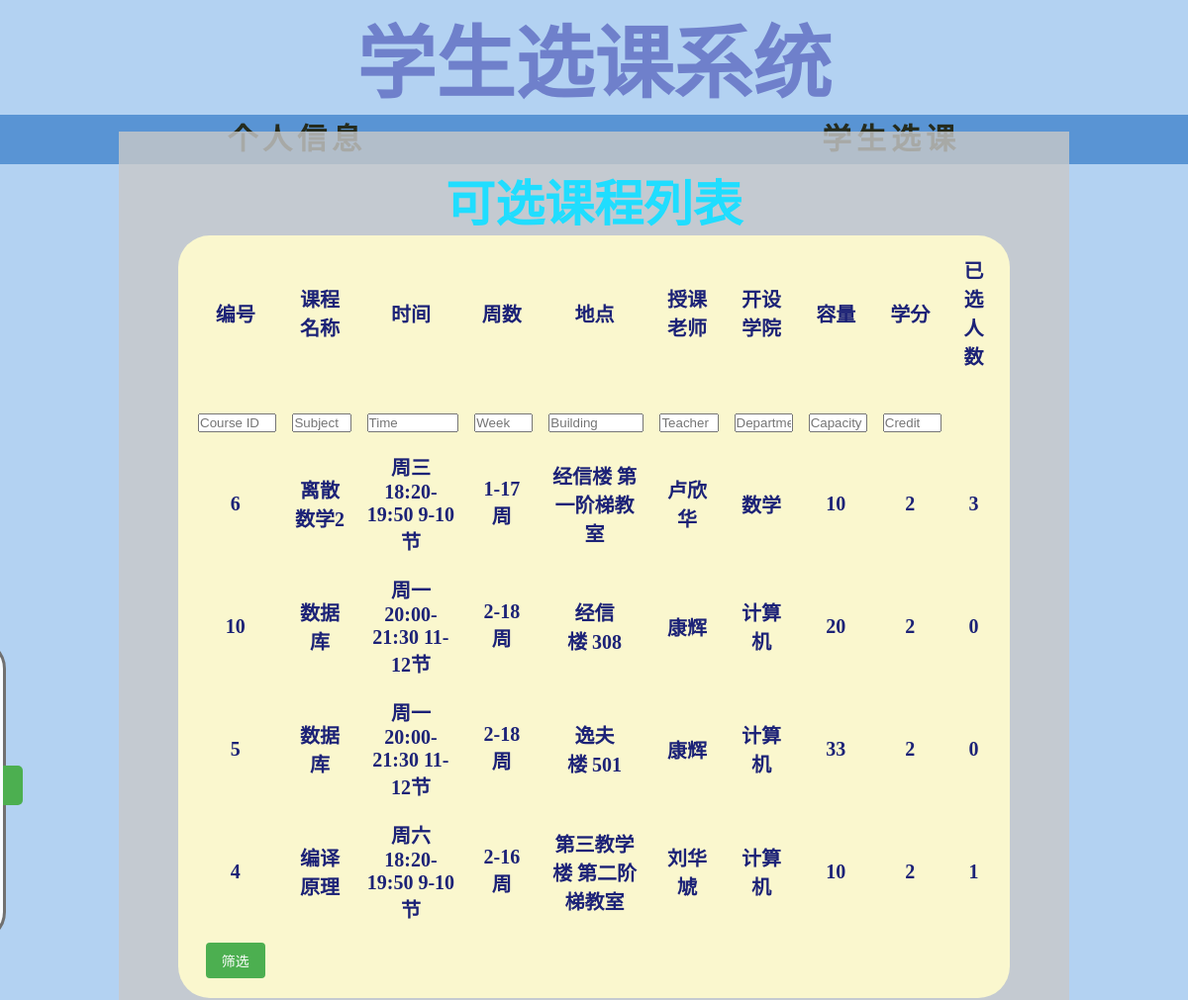
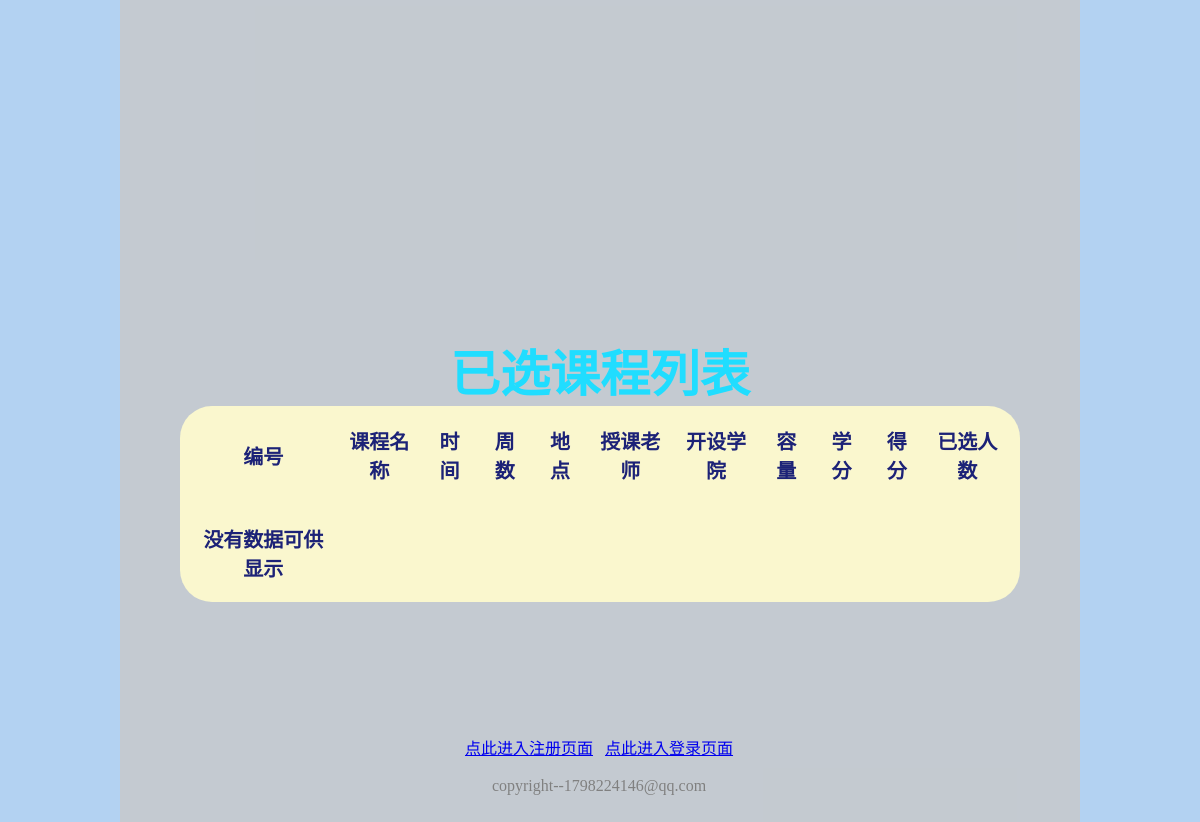
Page /WWW/student.php on the committed database (2 pictures, top to bottom).
### tables this page shows
CREATE TABLE `course` (
  `courseid` varchar(50) NOT NULL DEFAULT '0',
  `subject` varchar(50) DEFAULT NULL,
  `timeindex` varchar(50) DEFAULT NULL,
  `locationid` varchar(50) DEFAULT NULL,
  `credit` varchar(50) DEFAULT '0',
  `realcapacity` varchar(50) DEFAULT NULL,
  `cdep` varchar(50) DEFAULT NULL,
  `weekid` varchar(50) DEFAULT NULL,
  PRIMARY KEY (`courseid`)
);

CREATE TABLE `teach` (
  `schoolnum` varchar(50) NOT NULL DEFAULT '0',
  `courseid` varchar(50) NOT NULL DEFAULT '0',
  PRIMARY KEY (`schoolnum`,`courseid`) USING BTREE
);

CREATE TABLE `timetable` (
  `timeindex` varchar(50) NOT NULL DEFAULT '0',
  `time` varchar(50) DEFAULT NULL,
  PRIMARY KEY (`timeindex`)
);

CREATE TABLE `weektable` (
  `weekid` varchar(50) NOT NULL DEFAULT '0',
  `week` varchar(50) DEFAULT NULL,
  PRIMARY KEY (`weekid`)
);

CREATE TABLE `location` (
  `locationid` varchar(50) NOT NULL DEFAULT '0',
  `building` varchar(50) DEFAULT NULL,
  `room` varchar(50) DEFAULT NULL,
  `capacity` varchar(50) DEFAULT NULL,
  PRIMARY KEY (`locationid`)
);

CREATE TABLE `account` (
  `userName` varchar(50) DEFAULT NULL,
  `emailnum` varchar(50) DEFAULT NULL,
  `userPwd` varchar(50) DEFAULT NULL,
  `schoolnum` varchar(50) NOT NULL DEFAULT '0',
  `sex` varchar(50) DEFAULT NULL,
  `copname` varchar(50) DEFAULT NULL,
  `phonenum` varchar(50) DEFAULT NULL,
  `mottoword` varchar(50) DEFAULT NULL,
  `year` varchar(50) DEFAULT NULL,
  `turename` varchar(50) DEFAULT NULL,
  `identit` varchar(50) NOT NULL DEFAULT '0',
  PRIMARY KEY (`identit`,`schoolnum`)
);

### WWW/student.php (the view, shortened to what this page needs)
<!DOCTYPE html>
<html>
<head>
	<link rel="stylesheet" type="text/css" href="fzx.css">
</head>
<body align="center" style="color: rgb(255, 255, 255);font-family:微软雅黑">
	<h1 class="H">学生选课系统</h1>
	<div class="nav" height="50px" style=font-family:华文新魏>
		<a href="studentinfo.php" class="navbox" align="center">个人信息</a>
		<a href="student.php" class="navbox" align="center">学生选课</a>
	</div>
	<nav class="nnaa2" id="sidebar" style="z-index: 999;">
		<button class="sidebut" onclick="toggleNav()"></button>
		<ul class="uull">
			<li style="padding: 30px;">
			</li>
			<li class="llii"><a class="aa" href="#1">可选课程</a></li>
			<li class="llii"><a class="aa" href="#2">已选课程</a></li>
		</ul>
	</nav>
	<table align="center" width="80%" id="dynamicHeightComponent" style="position: absolute; top: 132.5px; background-color: rgba(200, 200, 200, 0.8);font-family:宋体;margin-left: 10%">
		<table class="studentcourse1" width="70%">
			<br /><br />
			<h2 class="title1" align="center" id="1">可选课程列表</h2>
			<tr>
				<th> 编号 </th>
				<th> 课程名称 </th>
				<th> 时间 </th>
				<th> 周数 </th>
				<th> 地点 </th>
				<th> 授课老师 </th>
				<th> 开设学院 </th>
				<th> 容量 </th>
				<th> 学分 </th>
				<th> 已选人数 </th>
			<tr>
			<tr>
				<th><input type="text" id="courseId" name="courseId" placeholder="Course ID"></th>
				<th><input type="text" id="subject" name="subject" placeholder="Subject"></th>
				<th><input type="text" id="timeIndex" name="timeIndex" placeholder="Time"></th>
				<th><input type="text" id="weekId" name="weekId" placeholder="Week"></th>
				<th><input type="text" id="locationId" name="locationId" placeholder="Building"></th>
				<th><input type="text" id="teacherId" name="teacherId" placeholder="Teacher"></th>
				<th><input type="text" id="cdep" name="cdep" placeholder="Department"></th>
				<th><input type="text" id="capacity" name="capacity" placeholder="Capacity"></th>
				<th><input type="text" id="credit" name="credit" placeholder="Credit"></th>
			</tr>
			<?php
			$servername = "localhost";
			$username = "root";
			$password = "root";
			$dbname = "account";
			$conn = new mysqli($servername, $username, $password, $dbname);
			$sql = "SELECT * FROM course
        				JOIN location ON course.locationid = location.locationid
						JOIN timetable ON course.timeindex = timetable.timeindex
						JOIN teach ON course.courseid = teach.courseid
						JOIN account ON teach.schoolnum = account.schoolnum
						JOIN weektable ON course.weekid = weektable.weekid
        				";
			$result = $conn->query($sql);
			if ($result->num_rows > 0) {
				while ($row = $result->fetch_assoc()) {
					$course = $row["courseid"];
					echo '<tr onclick="confirmInsert(this)">';
					echo "<th>" . $row["courseid"] . "</th>";
					echo "<th>" . $row["subject"] . "</th>";
					echo "<th>" . $row["time"] . "</th>";
					echo "<th>" . $row["week"] . "</th>";
					echo "<th>" . $row["building"] . "&nbsp" . $row["room"] . "</th>";
					echo "<th>" . $row["turename"] . "</th>";
					echo "<th>" . $row["cdep"] . "</th>";
					echo "<th>" . $row["realcapacity"] . "</th>";
					echo "<th>" . $row["credit"] . "</th>";
					$sql = "SELECT COUNT(*) AS studentnum FROM studenttake WHERE courseid = '$course'";
					$result2 = $conn->query($sql);
					if ($result2->num_rows > 0) {
						while ($row = $result2->fetch_assoc()) {
							$studentnum = $row["studentnum"];
							echo "<th>" . $studentnum . "</th>";
						}
					} else {
						echo "<th>0</th>";
					}
					echo "</tr>";
				}
			} else {
				echo "<tr>";
				echo "<th>没有数据可供显示</th>";
				echo "</tr>";
			}
			?>
			<tr>
				<th> <button class="button small" onclick="filterCourses()">筛选</button> </th>
			</tr>
		</table>
		<table class="studentcourse2" width="70%">
			<br /><br />
			<h2 class="title2" align="center" id="2">已选课程列表</h2>
			<tr>
				<th> 编号 </th>
				<th> 课程名称 </th>
				<th> 时间 </th>
				<th> 周数 </th>
				<th> 地点 </th>
				<th> 授课老师 </th>
				<th> 开设学院 </th>
				<th> 容量 </th>
				<th> 学分 </th>
				<th> 得分 </th>
				<th> 已选人数 </th>
			<tr>
				<?php
				$servername = "localhost";
				$username = "root";
				$password = "root";
				$dbname = "account";
				$conn = new mysqli($servername, $username, $password, $dbname);
				$schoolnum = $_SESSION["uschoolnum"];
				$sql = "SELECT * FROM studenttake
						JOIN course ON course.courseid = studenttake.courseid
        				JOIN location ON course.locationid = location.locationid
						JOIN timetable ON course.timeindex = timetable.timeindex
						JOIN teach ON course.courseid = teach.courseid
						JOIN account ON teach.schoolnum = account.schoolnum
						JOIN weektable ON course.weekid = weektable.weekid
        				WHERE studenttake.schoolnum = '$schoolnum'
						";
				$result = $conn->query($sql);
				if ($result->num_rows > 0) {
					while ($row = $result->fetch_assoc()) {
						$course = $row["courseid"];
						echo '<tr onclick="confirmDelete(this)">';
						echo "<th>" . $row["courseid"] . "</th>";
						echo "<th>" . $row["subject"] . "</th>";
						echo "<th>" . $row["time"] . "</th>";
						echo "<th>" . $row["week"] . "</th>";
						echo "<th>" . $row["building"] . "&nbsp" . $row["room"] . "</th>";
						echo "<th>" . $row["turename"] . "</th>";
						echo "<th>" . $row["cdep"] . "</th>";
						echo "<th>" . $row["realcapacity"] . "</th>";
						echo "<th>" . $row["credit"] . "</th>";
						echo "<th>" . $row["score"] . "</th>";
						$sql = "SELECT COUNT(*) AS studentnum FROM studenttake WHERE courseid = '$course'";
						$result2 = $conn->query($sql);
						if ($result2->num_rows > 0) {
							while ($row = $result2->fetch_assoc()) {
								$studentnum = $row["studentnum"];
								echo "<th>" . $studentnum . "</th>";
							}
						} else {
							echo "<th>0</th>";
						}
						echo "</tr>";
					}
				} else {
					echo "<tr>";
					echo "<th>没有数据可供显示</th>";
					echo "</tr>";
				}
				?>
		</table>
	</table>
	<br><br>
	<p id="bottomComponent" style="position: absolute; left: calc(50% - 135px)">
		<a href="sign.html">点此进入注册页面</a>&nbsp&nbsp
		<a href="login.html">点此进入登录页面</a><br /><br />
		<h10 style="color: grey;font-family:Times New Roman">copyright--1798224146@qq.com</h10>
	</p>
</body>
</html>

### WWW/fzx.css (style rules this page uses)
* { margin: 0px; padding: 0px; }
html { width: 100%; height: 100%; }
body { width: 100%; height: 100%; font-family: YouYuan; background-position: center top; background-size: 100% auto; background-repeat: no-repeat; background-attachment: fixed; background-color: rgba(171, 206, 241, 0.9); background-image: url(images/background.jpg); }
ul { padding: 20px; }
.nnaa2 { position: fixed; top: 35%; left: -180px; width: 180px; height: 300px; background-color: rgba(255, 255, 255, 0.906); color: #333; font-size: 18px; border: 3px solid rgb(112, 112, 112); border-radius: 0 30px 30px 0; transition: left 0.5s; }
.uull { list-style-type: none; padding: 0; margin: 0; }
.llii { padding: 30px; color: rgba(255, 255, 255, 0.639); font-family: 宋体 }
.nav { float: left; width: 100% }
.navbox { display: block; float: left; width: 50%; height: 50px; text-decoration: none; font-size: 30px; font-weight: 700; color: rgb(37, 43, 29); line-height: 50px; background-color: rgba(42, 116, 195, 0.65); transition: 0.5s; letter-spacing: 5px; }
body { font-size: 100%; }
.H { font-size: 5em; font-family: 华文新魏; color: rgb(111, 128, 203); }
.studentcourse1 { border-radius: 32px; border-collapse: separate; border-spacing: 20px; position: relative; left: 15%; top: 0px; background-color: rgba(255, 252, 206, 0.9); color: rgb(28, 34, 119); font-family: youyuan; font-size: 20px; font-weight: 900; }
.studentcourse2 { border-radius: 32px; border-collapse: separate; border-spacing: 20px; position: relative; left: 15%; top: 300px; background-color: rgba(255, 252, 206, 0.9); color: rgb(28, 34, 119); font-family: youyuan; font-size: 20px; font-weight: 900; }
.title1 { font-size: 50px; font-family: 华文新魏; color: rgb(32, 221, 255); position: relative; left: 0; top: 0px; }
.title2 { font-size: 50px; font-family: 华文新魏; color: rgb(32, 221, 255); position: relative; left: 0; top: 300px; }
.button { display: inline-block; padding: 10px 20px; font-size: 16px; text-align: center; text-decoration: none; cursor: pointer; border: none; border-radius: 4px; background-color: #4CAF50; color: white; transition: background-color 0.3s; }
.small { font-size: 14px; padding: 8px 16px; }
.sidebut { position: relative; left: 100px; top: 125px; display: inline-block; padding: 20px 10px; font-size: 16px; text-align: center; text-decoration: none; cursor: pointer; border: none; border-radius: 0px 5px 5px 0px; background-color: #4CAF50; color: white; transition: background-color 0.3s; }
html { scroll-behavior: smooth; }
th input { width: 100%; }

### WWW/student.php (style rules this page uses)
body { background-image: url('bg.jpg'); background-repeat: no-repeat; background-size: cover; }

### rows in the picture
course: teach.courseid "6", subject "离散数学2", timetable.time "周三 18:20-19:50 9-10节", weekid.week "1-17周", locationid.building "经信楼", locationid.room "第一阶梯教室", account.turename "卢欣华", cdep "数学", realcapacity "10", credit "2", studentnum "3"
course: teach.courseid "10", subject "数据库", timetable.time "周一 20:00-21:30 11-12节", weekid.week "2-18周", locationid.building "经信楼", locationid.room "308", account.turename "康辉", cdep "计算机", realcapacity "20", credit "2", studentnum "0"
course: teach.courseid "5", subject "数据库", timetable.time "周一 20:00-21:30 11-12节", weekid.week "2-18周", locationid.building "逸夫楼", locationid.room "501", account.turename "康辉", cdep "计算机", realcapacity "33", credit "2", studentnum "0"
course: teach.courseid "4", subject "编译原理", timetable.time "周六 18:20-19:50 9-10节", weekid.week "2-16周", locationid.building "第三教学楼", locationid.room "第二阶梯教室", account.turename "刘华虓", cdep "计算机", realcapacity "10", credit "2", studentnum "1"
